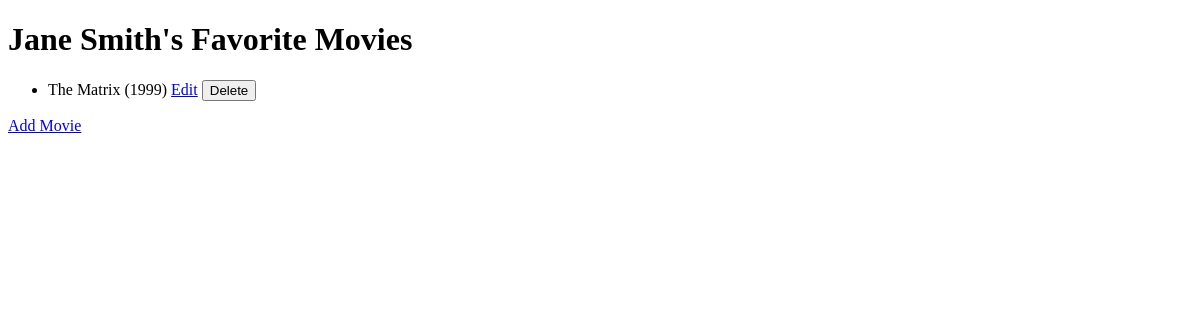
The app's page /users/3, older data.
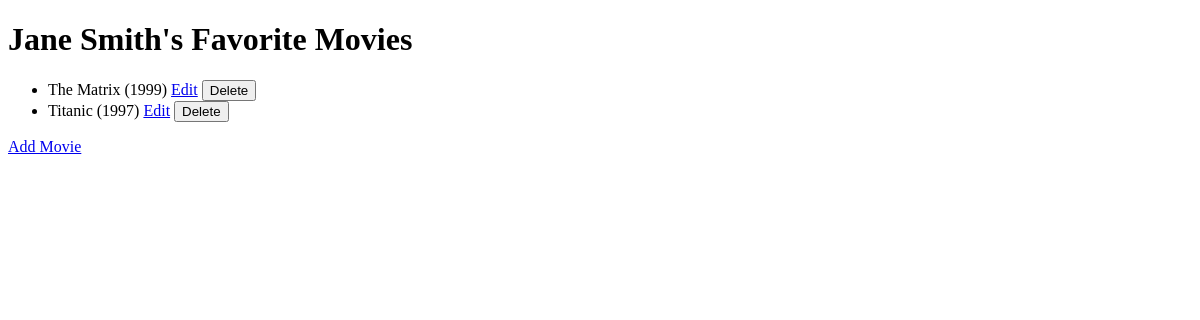
The same page, newer data.
### datamanager/data_models.py (models this page shows)
class User(db.Model):
    id = db.Column(db.Integer, primary_key=True)  # Eindeutige Benutzer-ID
    name = db.Column(db.String(100), nullable=False)  # Name des Benutzers (Pflichtfeld)
    favorite_movies = db.relationship(
        'Movie',
        secondary='user_movie',  # Verknüpfung über die Zwischentabelle user_movie
        backref=db.backref('users', lazy=True),
        lazy=True
    )

class Movie(db.Model):
    id = db.Column(db.Integer, primary_key=True)  # Eindeutige Film-ID
    name = db.Column(db.String(200), nullable=False)  # Name des Films (Pflichtfeld)
    director = db.Column(db.String(100), nullable=True)  # Regisseur des Films (optional)
    year = db.Column(db.Integer, nullable=True)  # Erscheinungsjahr des Films (optional)
    rating = db.Column(db.Float, nullable=True)  # Bewertung des Films (optional)

### app.py (the view)
@app.route('/users/<int:user_id>', methods=['GET'])
def user_movies(user_id):
    try:
        user = data_manager.get_user_by_id(user_id)
        if not user:
            return render_template('404.html'), 404
        movies = data_manager.get_favorite_movies_by_user(user_id)
        return render_template('user_movies.html', user=user, movies=movies)
    except Exception as e:
        app.logger.error(f"Error fetching user {user_id}: {e}")
        return render_template('500.html'), 500

### datamanager/sqlite_data_manager.py (called while the page is built)
    def get_favorite_movies_by_user(self, user_id):
        favorites = (
            self.session.query(Movie)
            .join(UserMovie)
            .filter(UserMovie.user_id == user_id)
            .all()
        )
        return favorites

    def get_user_by_id(self, user_id):
        user = self.session.query(User).filter_by(id=user_id).first()
        return user

### templates/user_movies.html (shortened to what this page needs)
<!DOCTYPE html>
<html lang="en">
<head>
</head>
<body>
    <h1>{{ user.name }}'s Favorite Movies</h1>
    <ul>
        {% for movie in movies %}
            <li>
                {{ movie.name }} ({{ movie.year }})
                <a href="/users/{{ user.id }}/update_movie/{{ movie.id }}">Edit</a>
                <form action="/users/{{ user.id }}/delete_movie/{{ movie.id }}" method="POST" style="display:inline;">
                    <button type="submit">Delete</button>
                </form>
            </li>
        {% endfor %}
    </ul>
    <a href="/users/{{ user.id }}/add_movie">Add Movie</a>
</body>
</html>

Row changes from the older to the newer data that the page shows:
added Movie: name "Titanic", year "1997"
